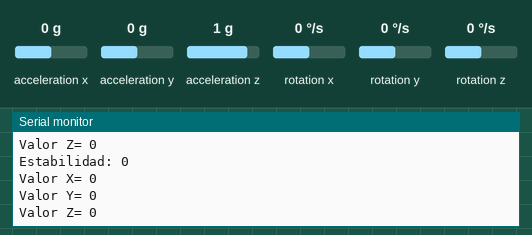
Recording of a sketch running on a simulated ESP8266 (NodeMCU). Shown: the last lines printed to the serial monitor. Inputs (shaded band) come from the test bench; at power-on: acceleration x 0 g, acceleration y 0 g, acceleration z 1 g, rotation x 0 °/s, rotation y 0 °/s, rotation z 0 °/s.

Above: at 2.7 s.
2.8 s: acceleration x set to -1.4 g
At 3.9 s:
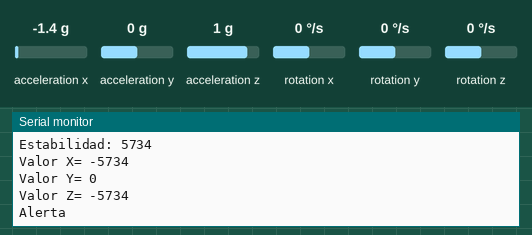
5.0 s: acceleration y set to -1.4 g
At 6.3 s:
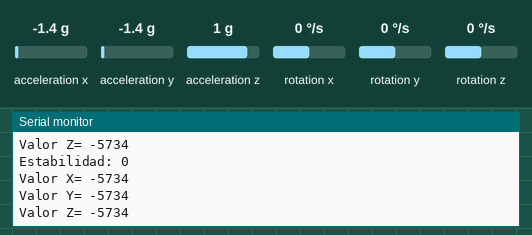
6.5 s: acceleration x set to -0.8 g
At 7.3 s:
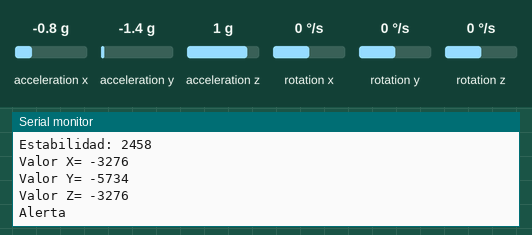
Timing chart, 0 to 9.5 s (numbered marks = the images above; inputs shaded):
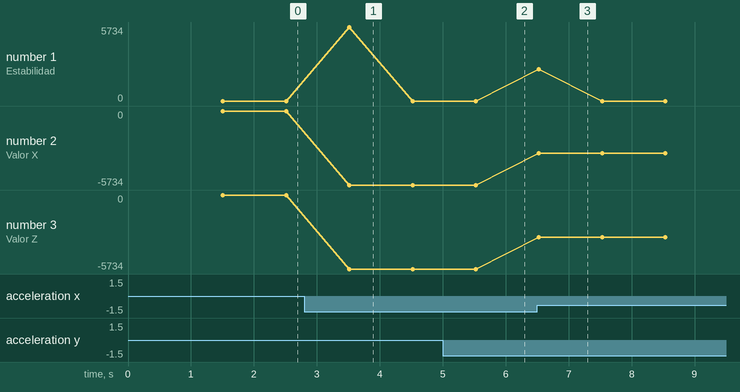

Measured:
- after the input at 2.8 s, the serial monitor: prints a new line after 0.72 s (image 1)
- after the input at 5.0 s, the serial monitor: prints a new line after 0.52 s (image 2)
- after the input at 6.5 s, the serial monitor: prints a new line at once (image 3)
- plotted number 2: 0 → -5734 after the input at 2.8 s, -5734 → -3276 after the input at 6.5 s
- plotted number 3: 0 → -5734 after the input at 2.8 s, -5734 → -3276 after the input at 6.5 s

The sketch:

ESP8266-ACELEROMETRO-UBIDOTS.ino
```cpp
#include "UbidotsESPMQTT.h"
#include <Wire.h>
#include <MPU6050.h>


             //
#define TOKEN "BBFF-C3l6cH330EXZ0gUkqZc0o0eAB6Ilkp" // Your Ubidots TOKEN
#define WIFINAME "Arduino" //Your SSID
#define WIFIPASS "12345678" // Your Wifi Pass
Ubidots client(TOKEN);

//const int alarma = 2;
MPU6050 mpu;
int anterior=0;
int actual=0;
int prom=0;
int alarma=0;


void callback(char* topic, byte* payload, unsigned int length) {
  Serial.print("Message arrived [");
  Serial.print(topic);
  Serial.print("] ");
  for (int i = 0; i < length; i++) {
    Serial.print((char)payload[i]);
  }
  Serial.println();
}


void setup()
{

  client.setDebug(true); // Pass a true or false bool value to activate debug messages
  client.wifiConnection(WIFINAME, WIFIPASS);
  client.begin(callback);

  Serial.begin(115200);
  Wire.begin();
  //pinMode(alarma, OUTPUT);
  //digitalWrite(alarma, LOW);
  mpu.initialize();
  mpu.setDLPFMode(0);  // Desactivar el filtro de paso bajo
  mpu.setFullScaleAccelRange(2); // Rango de aceleración +/- 2g
  mpu.setFullScaleGyroRange(250); // Rango de velocidad angular +/- 250 grados/segundo
}

void loop()
{
  int16_t ax, ay, az, gx, gy, gz;

  mpu.getAcceleration(&ax, &ay, &az);
  mpu.getRotation(&gx, &gy, &gz);
  anterior=actual;
  actual=ax;
  int estabilidad = abs(abs(actual)-abs(anterior));
  Serial.println("Estabilidad: "+String(estabilidad));
  Serial.println("Valor X= " + String(ax));
  Serial.println("Valor Y= " + String(ay));
  Serial.println("Valor Z= " + String(ax));
  if(estabilidad>500)
  {
    Serial.print("Alerta ");
    alarma=1;
  }
  else
  {
    alarma=0;
  }


  //Serial.println(ay);
  //Serial.println(az);

  if(!client.connected())
  {
      client.reconnect();
  }
  client.add("x", ax);
  client.add("y", ay);
  client.add("z", az);
  client.add("W", alarma);
  client.ubidotsPublish("Datos1");
  client.loop();

  /*Serial.print("Giro: ");
  Serial.print(gx); Serial.print(", ");
  Serial.print(gy); Serial.print(", ");
  Serial.println(gz);
  */
  delay(1000); // Pausa para evitar lecturas demasiado rápidas
}
```
